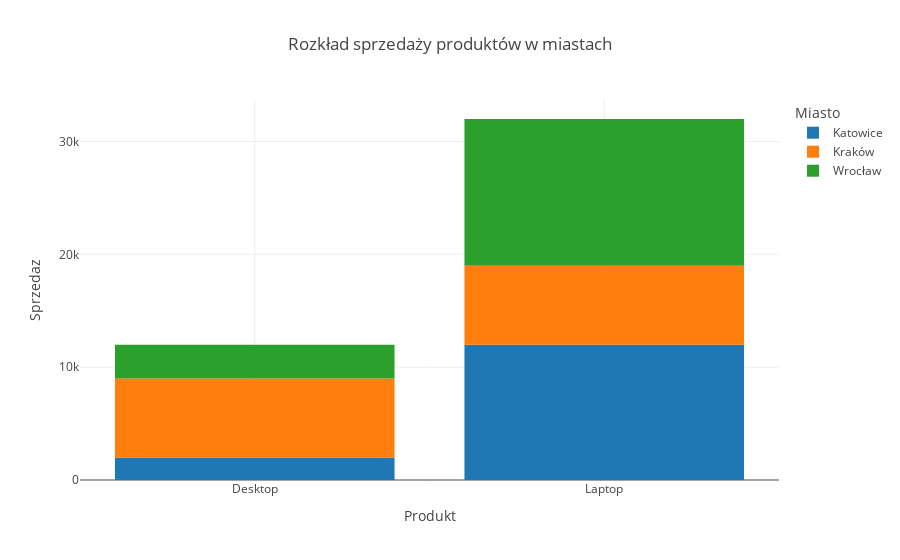

The notebook cell saved with this chart:
### Code cell
fig = px.bar(nowy_df, x="Produkt", y="Sprzedaz", color="Miasto", title="Rozkład sprzedaży produktów w miastach", template = "gridon")

fig.update_layout(yaxis=dict(tickvals=[0, 10, 20, 30], ticktext=['0', '10k', '20k', '30k']))

fig.show()

### Figure 1 — Plotly figure (JSON) as saved in the notebook; plotly's stock layout.template omitted (floating-point values rounded to 4 significant figures)
{"data": [{"alignmentgroup": "True", "hovertemplate": "Miasto=Katowice<br>Produkt=%{x}<br>Sprzedaz=%{y}<extra></extra>", "legendgroup": "Katowice", "marker": {"color": "#1F77B4", "pattern": {"shape": ""}}, "name": "Katowice", "offsetgroup": "Katowice", "orientation": "v", "showlegend": true, "textposition": "auto", "type": "bar", "x": ["Desktop", "Laptop"], "xaxis": "x", "y": [2, 12], "yaxis": "y"}, {"alignmentgroup": "True", "hovertemplate": "Miasto=Kraków<br>Produkt=%{x}<br>Sprzedaz=%{y}<extra></extra>", "legendgroup": "Kraków", "marker": {"color": "#FF7F0E", "pattern": {"shape": ""}}, "name": "Kraków", "offsetgroup": "Kraków", "orientation": "v", "showlegend": true, "textposition": "auto", "type": "bar", "x": ["Desktop", "Laptop"], "xaxis": "x", "y": [7, 7], "yaxis": "y"}, {"alignmentgroup": "True", "hovertemplate": "Miasto=Wrocław<br>Produkt=%{x}<br>Sprzedaz=%{y}<extra></extra>", "legendgroup": "Wrocław", "marker": {"color": "#2CA02C", "pattern": {"shape": ""}}, "name": "Wrocław", "offsetgroup": "Wrocław", "orientation": "v", "showlegend": true, "textposition": "auto", "type": "bar", "x": ["Desktop", "Laptop"], "xaxis": "x", "y": [3, 13], "yaxis": "y"}], "layout": {"barmode": "relative", "legend": {"title": {"text": "Miasto"}, "tracegroupgap": 0}, "title": {"text": "Rozkład sprzedaży produktów w miastach"}, "xaxis": {"anchor": "y", "domain": [0, 1], "title": {"text": "Produkt"}}, "yaxis": {"anchor": "x", "domain": [0, 1], "ticktext": ["0", "10k", "20k", "30k"], "tickvals": [0, 10, 20, 30], "title": {"text": "Sprzedaz"}}}}
